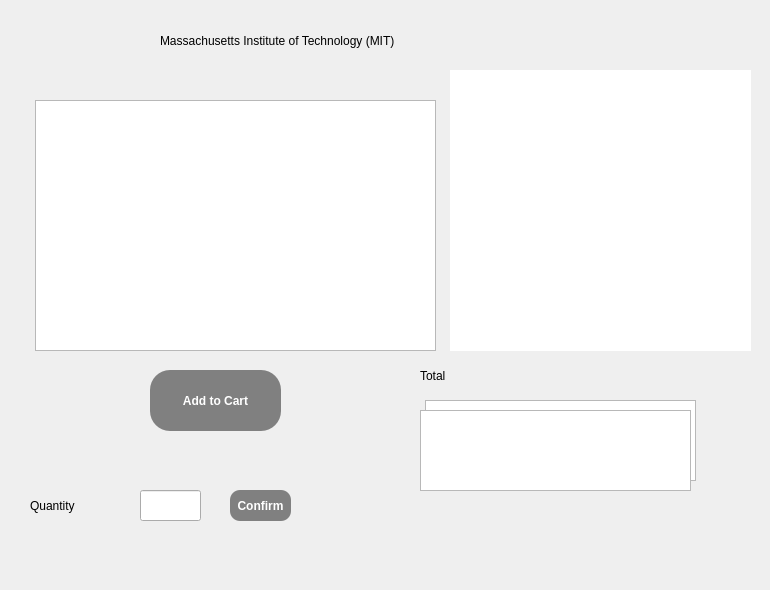
   <widget class="QWidget" name="page_6">
    <widget class="QLabel" name="uci_title_2">
     <property name="geometry">
      <rect>
       <x>160</x>
       <y>10</y>
       <width>481</width>
       <height>61</height>
      </rect>
     </property>
     <property name="text">
      <string>Massachusetts Institute of Technology (MIT)</string>
     </property>
    </widget>
    <widget class="QTableWidget" name="tableWidget_Mit">
     <property name="geometry">
      <rect>
       <x>35</x>
       <y>100</y>
       <width>401</width>
       <height>251</height>
      </rect>
     </property>
     <property name="editTriggers">
      <set>QAbstractItemView::NoEditTriggers</set>
     </property>
    </widget>
    <widget class="QPushButton" name="next_5">
     <property name="geometry">
      <rect>
       <x>700</x>
       <y>520</y>
       <width>61</width>
       <height>61</height>
      </rect>
     </property>
     <property name="styleSheet">
      <string notr="true">QPushButton {
	background-image: url('res/nxt.png');
    background-repeat: no-repeat;
    background-position: center center;
	border-style: inset;
	border-radius: 30px;
}</string>
     </property>
     <property name="text">
      <string/>
     </property>
    </widget>
    <widget class="QTableWidget" name="tableWidget_totalUci_2">
     <property name="geometry">
      <rect>
       <x>425</x>
       <y>400</y>
       <width>271</width>
       <height>81</height>
      </rect>
     </property>
    </widget>
    <widget class="QGraphicsView" name="mit_view">
     <property name="geometry">
      <rect>
       <x>450</x>
       <y>70</y>
       <width>301</width>
       <height>281</height>
      </rect>
     </property>
     <property name="styleSheet">
      <string notr="true">QGraphicsView {
	background-image: url('res/mit_flag.gif');
    background-repeat: no-repeat;
    background-position: center center;
	border-style: groove;
	border-radius: 40px;
}</string>
     </property>
    </widget>
    <widget class="QPushButton" name="pushButton_selectPurchase_Mit">
     <property name="geometry">
      <rect>
       <x>150</x>
       <y>370</y>
       <width>131</width>
       <height>61</height>
      </rect>
     </property>
     <property name="styleSheet">
      <string notr="true">QPushButton {
	background-color: gray;
	border-style: inset;
	color: white;
	font-weight: bold;
	border-radius: 20px;
}

QPushButton:hover {
	background-color: lightgray;
	color: black;	
}</string>
     </property>
     <property name="text">
      <string>Add to Cart</string>
     </property>
    </widget>
    <widget class="QTableWidget" name="tableWidget_totalMit">
     <property name="geometry">
      <rect>
       <x>420</x>
       <y>410</y>
       <width>271</width>
       <height>81</height>
      </rect>
     </property>
    </widget>
    <widget class="QLabel" name="label_totalMit">
     <property name="geometry">
      <rect>
       <x>420</x>
       <y>360</y>
       <width>71</width>
       <height>31</height>
      </rect>
     </property>
     <property name="text">
      <string>Total</string>
     </property>
    </widget>
    <widget class="QLineEdit" name="lineEdit_quantity_Mit">
     <property name="geometry">
      <rect>
       <x>140</x>
       <y>490</y>
       <width>61</width>
       <height>31</height>
      </rect>
     </property>
    </widget>
    <widget class="QPushButton" name="pushButton_quantityMit">
     <property name="geometry">
      <rect>
       <x>230</x>
       <y>490</y>
       <width>61</width>
       <height>31</height>
      </rect>
     </property>
     <property name="styleSheet">
      <string notr="true">QPushButton {
	background-color: gray;
	border-style: inset;
	color: white;
	font-weight: bold;
	border-radius: 10px;
}

QPushButton:hover {
	background-color: lightgray;
	color: black;	
}</string>
     </property>
     <property name="text">
      <string>Confirm</string>
     </property>
    </widget>
    <widget class="QLabel" name="label_QMit">
     <property name="geometry">
      <rect>
       <x>30</x>
       <y>490</y>
       <width>91</width>
       <height>31</height>
      </rect>
     </property>
     <property name="text">
      <string>Quantity</string>
     </property>
    </widget>
   </widget>
